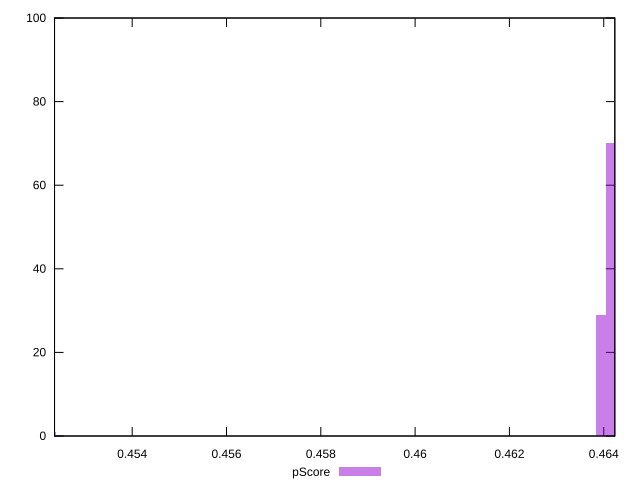

This figure's gnuplot source:
reset

$pScore <<EOF
0.45227740399632466 1
0.46394497304876264 29
0.4641571106678979 70
EOF

set key outside below
set boxwidth 0.0002121376191352367
set xrange [0.45235294117647057:0.4642352941176471]
set yrange [0:100]
set trange [0:100]
set style fill transparent solid 0.5 noborder
set terminal svg size 640, 490 enhanced background rgb 'white'
set output "reports/report_00032_2021-02-25T10-28-15.087Z/uses-rel-preload/samples/agenda/pScore/histogram.svg"

plot $pScore title "pScore" with boxes

reset
